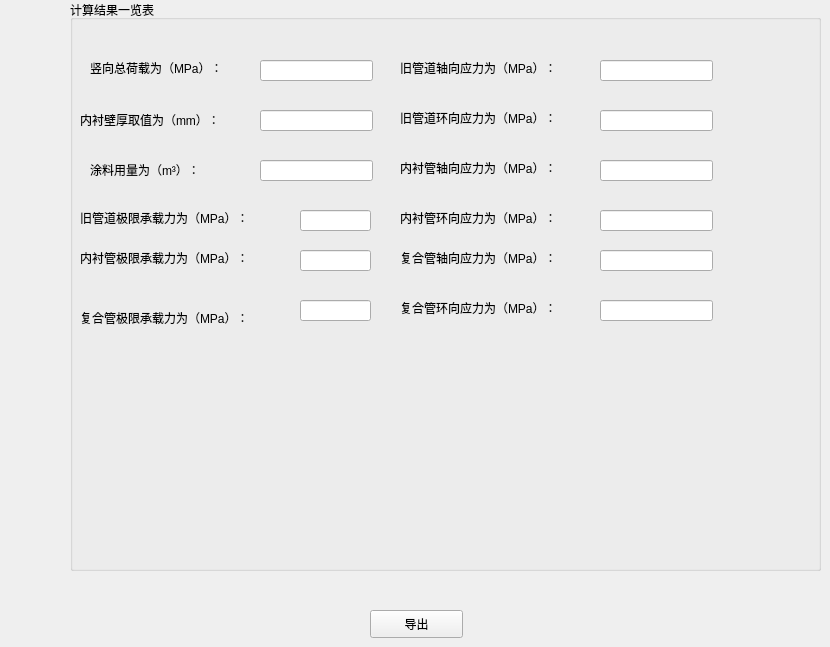
   <widget class="QWidget" name="tab_6">
    <attribute name="title">
     <string>复合管道强度计算</string>
    </attribute>
    <widget class="QGroupBox" name="groupBox_7">
     <property name="geometry">
      <rect>
       <x>70</x>
       <y>0</y>
       <width>751</width>
       <height>571</height>
      </rect>
     </property>
     <property name="title">
      <string>计算结果一览表</string>
     </property>
     <widget class="QLabel" name="label_30">
      <property name="geometry">
       <rect>
        <x>20</x>
        <y>60</y>
        <width>181</width>
        <height>16</height>
       </rect>
      </property>
      <property name="text">
       <string>竖向总荷载为（MPa）：</string>
      </property>
     </widget>
     <widget class="QLineEdit" name="lineEdit_40">
      <property name="geometry">
       <rect>
        <x>190</x>
        <y>60</y>
        <width>113</width>
        <height>21</height>
       </rect>
      </property>
     </widget>
     <widget class="QLabel" name="label_47">
      <property name="geometry">
       <rect>
        <x>10</x>
        <y>110</y>
        <width>171</width>
        <height>20</height>
       </rect>
      </property>
      <property name="text">
       <string>内衬壁厚取值为（mm）：</string>
      </property>
     </widget>
     <widget class="QLabel" name="label_48">
      <property name="geometry">
       <rect>
        <x>20</x>
        <y>160</y>
        <width>141</width>
        <height>20</height>
       </rect>
      </property>
      <property name="text">
       <string>涂料用量为（m³）：</string>
      </property>
     </widget>
     <widget class="QLineEdit" name="lineEdit_41">
      <property name="geometry">
       <rect>
        <x>190</x>
        <y>110</y>
        <width>113</width>
        <height>21</height>
       </rect>
      </property>
     </widget>
     <widget class="QLineEdit" name="lineEdit_42">
      <property name="geometry">
       <rect>
        <x>190</x>
        <y>160</y>
        <width>113</width>
        <height>21</height>
       </rect>
      </property>
     </widget>
     <widget class="QLabel" name="label_49">
      <property name="geometry">
       <rect>
        <x>330</x>
        <y>60</y>
        <width>201</width>
        <height>16</height>
       </rect>
      </property>
      <property name="text">
       <string>旧管道轴向应力为（MPa）：</string>
      </property>
     </widget>
     <widget class="QLineEdit" name="lineEdit_43">
      <property name="geometry">
       <rect>
        <x>530</x>
        <y>60</y>
        <width>113</width>
        <height>21</height>
       </rect>
      </property>
     </widget>
     <widget class="QLabel" name="label_50">
      <property name="geometry">
       <rect>
        <x>330</x>
        <y>110</y>
        <width>201</width>
        <height>16</height>
       </rect>
      </property>
      <property name="text">
       <string>旧管道环向应力为（MPa）：</string>
      </property>
     </widget>
     <widget class="QLineEdit" name="lineEdit_44">
      <property name="geometry">
       <rect>
        <x>530</x>
        <y>110</y>
        <width>113</width>
        <height>21</height>
       </rect>
      </property>
     </widget>
     <widget class="QLineEdit" name="lineEdit_45">
      <property name="geometry">
       <rect>
        <x>530</x>
        <y>210</y>
        <width>113</width>
        <height>21</height>
       </rect>
      </property>
     </widget>
     <widget class="QLabel" name="label_51">
      <property name="geometry">
       <rect>
        <x>330</x>
        <y>210</y>
        <width>201</width>
        <height>16</height>
       </rect>
      </property>
      <property name="text">
       <string>内衬管环向应力为（MPa）：</string>
      </property>
     </widget>
     <widget class="QLineEdit" name="lineEdit_46">
      <property name="geometry">
       <rect>
        <x>530</x>
        <y>160</y>
        <width>113</width>
        <height>21</height>
       </rect>
      </property>
     </widget>
     <widget class="QLabel" name="label_52">
      <property name="geometry">
       <rect>
        <x>330</x>
        <y>160</y>
        <width>201</width>
        <height>16</height>
       </rect>
      </property>
      <property name="text">
       <string>内衬管轴向应力为（MPa）：</string>
      </property>
     </widget>
     <widget class="QLineEdit" name="lineEdit_47">
      <property name="geometry">
       <rect>
        <x>530</x>
        <y>300</y>
        <width>113</width>
        <height>21</height>
       </rect>
      </property>
     </widget>
     <widget class="QLineEdit" name="lineEdit_48">
      <property name="geometry">
       <rect>
        <x>530</x>
        <y>250</y>
        <width>113</width>
        <height>21</height>
       </rect>
      </property>
     </widget>
     <widget class="QLabel" name="label_53">
      <property name="geometry">
       <rect>
        <x>330</x>
        <y>250</y>
        <width>201</width>
        <height>16</height>
       </rect>
      </property>
      <property name="text">
       <string>复合管轴向应力为（MPa）：</string>
      </property>
     </widget>
     <widget class="QLabel" name="label_54">
      <property name="geometry">
       <rect>
        <x>330</x>
        <y>300</y>
        <width>201</width>
        <height>16</height>
       </rect>
      </property>
      <property name="text">
       <string>复合管环向应力为（MPa）：</string>
      </property>
     </widget>
     <widget class="QLabel" name="label_55">
      <property name="geometry">
       <rect>
        <x>10</x>
        <y>210</y>
        <width>211</width>
        <height>16</height>
       </rect>
      </property>
      <property name="text">
       <string>旧管道极限承载力为（MPa）：</string>
      </property>
     </widget>
     <widget class="QLineEdit" name="lineEdit_49">
      <property name="geometry">
       <rect>
        <x>230</x>
        <y>210</y>
        <width>71</width>
        <height>21</height>
       </rect>
      </property>
     </widget>
     <widget class="QLineEdit" name="lineEdit_50">
      <property name="geometry">
       <rect>
        <x>230</x>
        <y>250</y>
        <width>71</width>
        <height>21</height>
       </rect>
      </property>
     </widget>
     <widget class="QLabel" name="label_56">
      <property name="geometry">
       <rect>
        <x>10</x>
        <y>250</y>
        <width>211</width>
        <height>16</height>
       </rect>
      </property>
      <property name="text">
       <string>内衬管极限承载力为（MPa）：</string>
      </property>
     </widget>
     <widget class="QLabel" name="label_57">
      <property name="geometry">
       <rect>
        <x>10</x>
        <y>310</y>
        <width>211</width>
        <height>16</height>
       </rect>
      </property>
      <property name="text">
       <string>复合管极限承载力为（MPa）：</string>
      </property>
     </widget>
     <widget class="QLineEdit" name="lineEdit_51">
      <property name="geometry">
       <rect>
        <x>230</x>
        <y>300</y>
        <width>71</width>
        <height>21</height>
       </rect>
      </property>
     </widget>
    </widget>
    <widget class="QPushButton" name="pushButton_5">
     <property name="geometry">
      <rect>
       <x>370</x>
       <y>610</y>
       <width>93</width>
       <height>28</height>
      </rect>
     </property>
     <property name="text">
      <string>导出</string>
     </property>
    </widget>
   </widget>
